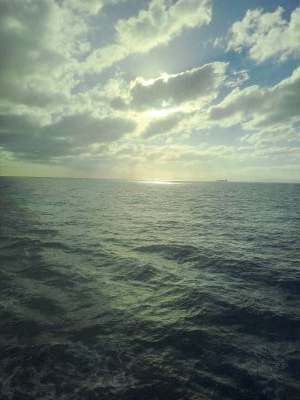
#> input picture images/ocean_300_400.jpg, 300 x 400 px
$ python show_image.py ../images/ocean_300_400.jpg
#> lines starting #> are read from the running program, lines starting #| are printed output that depends on the picture
# Read an image with OpenCV and show it, and its three color channels, with Matplotlib.
# Run: python show_image.py ../images/ocean_300_400.jpg
import sys

import cv2
import matplotlib.pyplot as plt

if len(sys.argv) != 2:
    print(f"Usage: python {sys.argv[0]} <image_file>")
    sys.exit(1)

filename = sys.argv[1]
img = cv2.imread(filename)      # numpy array, channel order is B, G, R
#> img is the input picture: shape (400, 300, 3); mean B, G, R 115.6, 128.1, 114.4
if img is None:
    print(f"failed to read image from {filename}")
    sys.exit(1)

print("type:", type(img))
#| type: <class 'numpy.ndarray'>
print("dtype:", img.dtype, "shape:", img.shape, "ndim:", img.ndim)
#| dtype: uint8 shape: (400, 300, 3) ndim: 3
print("top-left pixel (B, G, R):", img[0, 0])
#| top-left pixel (B, G, R): [122 133 117]

rgb = cv2.cvtColor(img, cv2.COLOR_BGR2RGB)     # Matplotlib expects R, G, B

fig, axes = plt.subplots(1, 5, figsize=(16, 4))
axes[0].imshow(img)
axes[0].set_title("BGR shown as RGB (wrong)")
axes[1].imshow(rgb)
axes[1].set_title("RGB (correct)")
for i, name in enumerate(["R", "G", "B"]):
    # Each channel is a 2D plane; show it in gray, 0 = black, 255 = white
    axes[i + 2].imshow(rgb[:, :, i], cmap="gray", vmin=0, vmax=255)
    axes[i + 2].set_title(f"{name} channel")
for ax in axes:
    ax.axis("off")
plt.tight_layout()
plt.show()
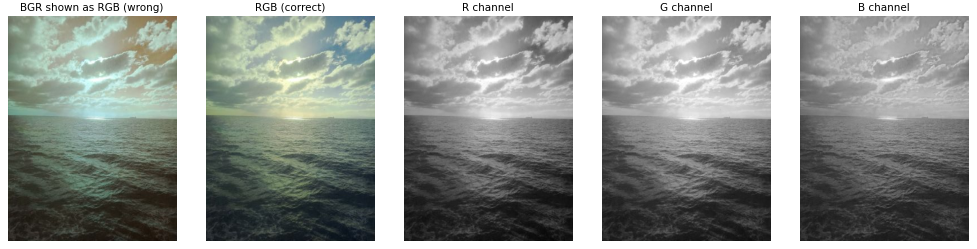
#> figure drawn by matplotlib, 5 panels; B, G, R data is drawn as R, G, B
